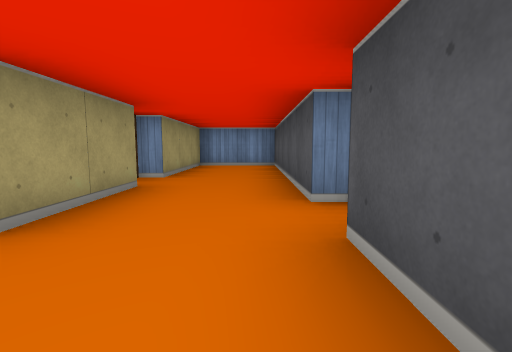
[1] (above)

19 first-person views from a walk through a cub3D level. The camera is about half as high as the walls, tilts 6° down and sees 85° across. The floor is counted in squares. Each view is taken from the middle of a square. On the plan, view 1 faces up. The plan holds only what a view shows up to about 9 squares ahead; the rest is blank.

[2]
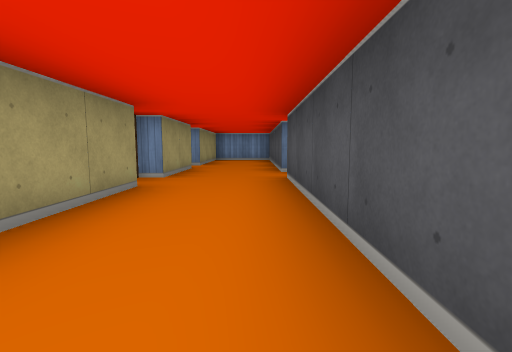

[3]
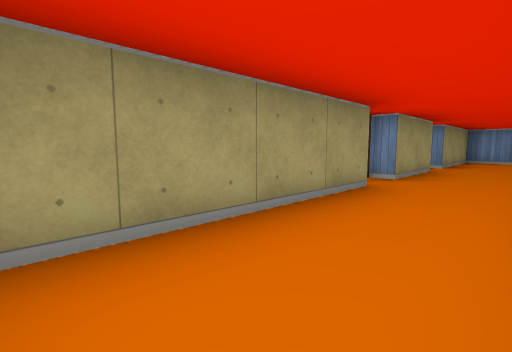

[4]
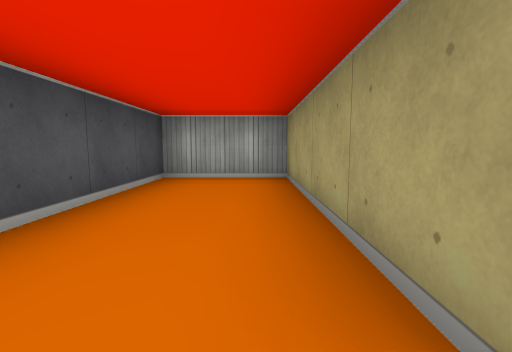

[5]
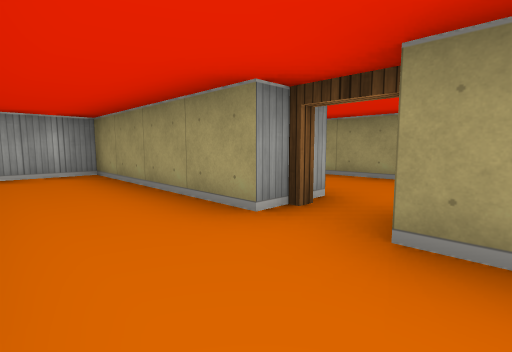

[6]
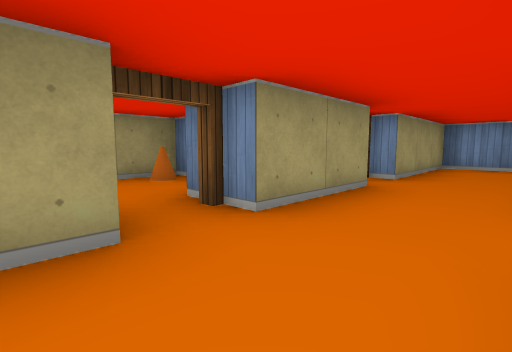

[7]
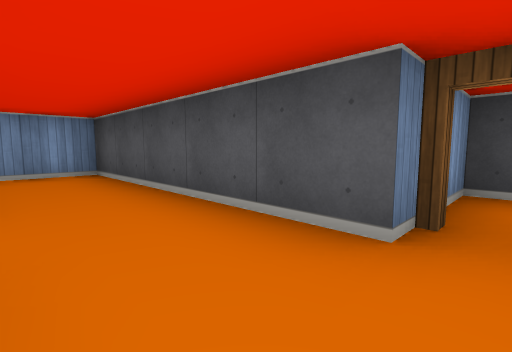

[8]
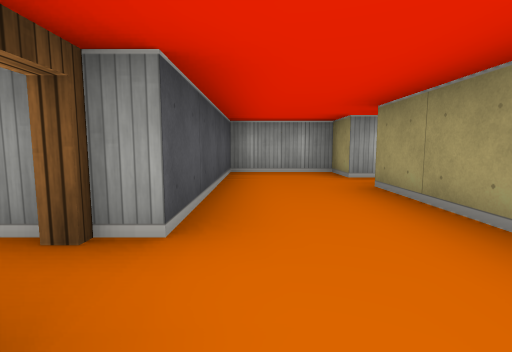

[9]
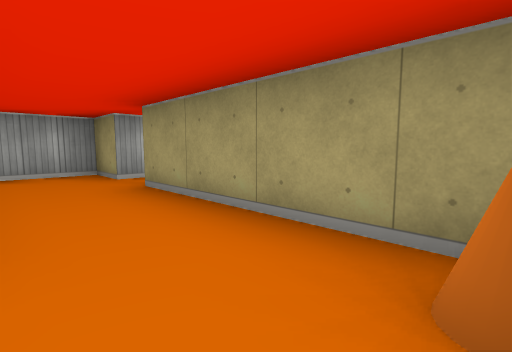

[10]
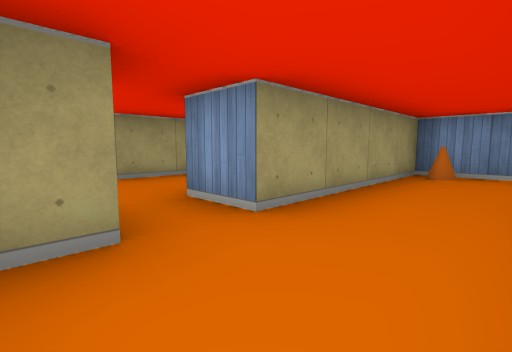

[11]
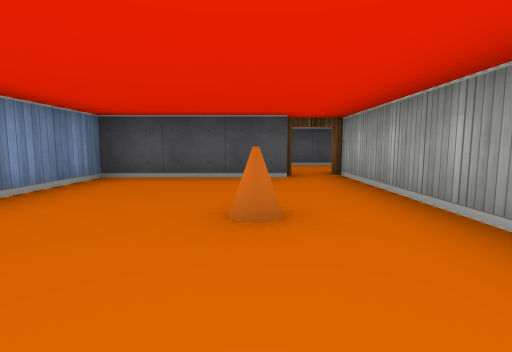

[12]
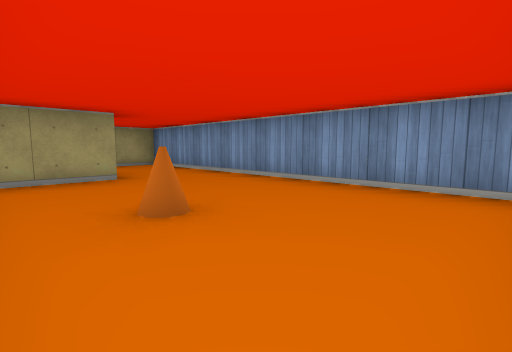

[13]
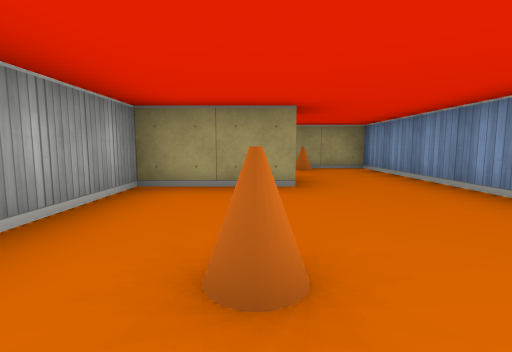

[14]
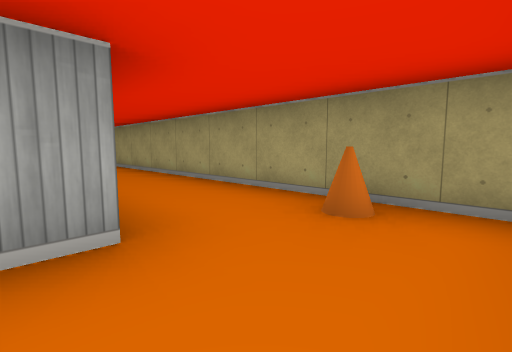

[15]
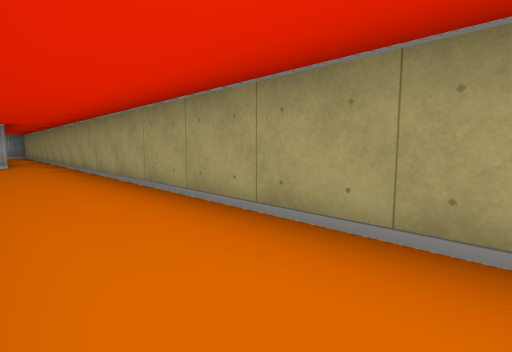

[16]
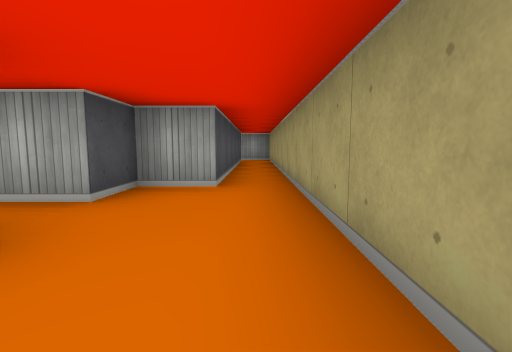

[17]
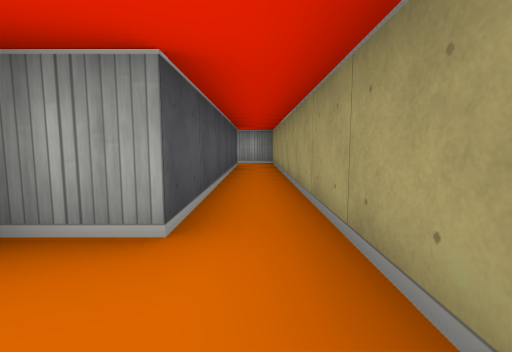

[18]
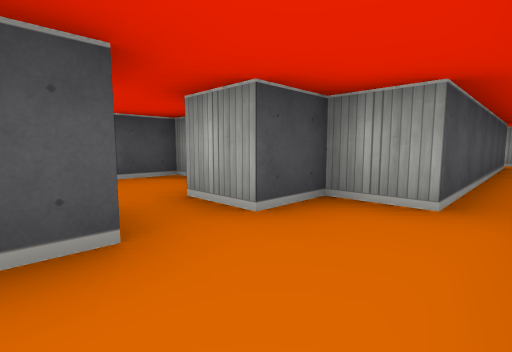

[19]
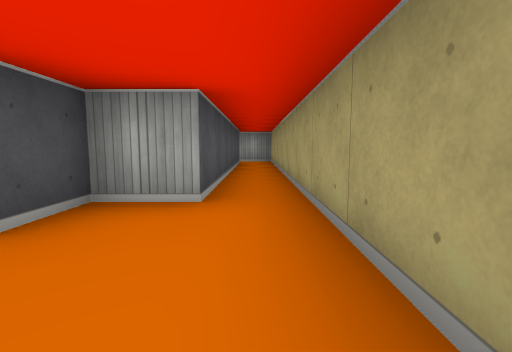

### Floor plan
Ten units are one square. View 1 is at (0, 0); x grows to the right and y downward. Boxes are objects, and circles mark ways between rooms. Rooms are numbered by the first view taken in them; rooms with no view inside come last. Other rooms are left out.
<svg viewBox="-110 -80 125 190">
<path fill="none" stroke="#000" d="M-15 -5 -15 35 5 35 5 -15M5 -25 5 -75 -15 -75 -15 -45M-15 -36 -15 -15M-50 25 -45 25 -45 35 -25 35 -25 -5M-31 -25 -45 -25 -45 15 -55 15M-75 -56 -75 -35 -19 -35M-25 -44 -25 -75 -75 -75M-86 -55 -80 -55M-85 16 -85 10M-95 35 -85 35 -85 25 -75 25M-75 -75 -105 -75 -105 35M-95 95 -95 35M-105 35 -105 105 -94 105"/>
<rect x="-45" y="-25" width="10" height="10" fill="#bbb"><title>cone</title></rect>
<rect x="-55" y="-55" width="10" height="10" fill="#bbb"><title>cone</title></rect>
<rect x="-105" y="-65" width="10" height="10" fill="#bbb"><title>cone</title></rect>
<circle cx="-20" cy="-10" r="3" fill="#2a7"/>
<circle cx="-20" cy="-40" r="3" fill="#2a7"/>
<circle cx="-80" cy="-65" r="3" fill="#2a7"/>
<circle cx="-100" cy="40" r="3" fill="#2a7"/>
<text x="-10" y="-20">1</text>
<text x="-40" y="10">2</text>
<text x="-50" y="-60">3</text>
<text x="-90" y="-20">4</text>
<text x="-100" y="70">5</text>
</svg>
Room 1 opens to room 2. Room 1 opens to room 3. Room 3 opens to room 4. Room 4 opens to room 5.

Where each view was taken, in squares from view 1:
view 1: 0 up, 0 right, facing up
view 2: 3 down, 0 right, facing up
view 3: 3 down, 0 right, facing up-left
view 4: 1 up, 1 left, facing down
view 5: 2 up, 0 right, facing down-left
view 6: 0 up, 0 right, facing up-left
view 7: 2 up, 1 left, facing up-right
view 8: 2 up, 3 left, facing down
view 9: 2 up, 3 left, facing down-left
view 10: 3 down, 3 left, facing up-left
view 11: 5 up, 7 left, facing right
view 12: 4 up, 3 left, facing up-left
view 13: 5 up, 4 left, facing left
view 14: 7 up, 8 left, facing down-left
view 15: 5 up, 9 left, facing down-left
view 16: 0 up, 10 left, facing down
view 17: 2 down, 10 left, facing down
view 18: 1 down, 10 left, facing down-right
view 19: 1 down, 10 left, facing down
